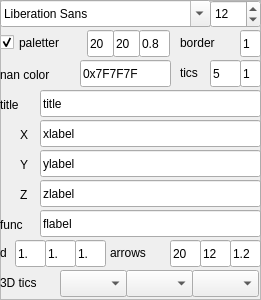
      <widget class="QFrame" name="settings_frame">
       <property name="enabled">
        <bool>true</bool>
       </property>
       <property name="minimumSize">
        <size>
         <width>261</width>
         <height>300</height>
        </size>
       </property>
       <property name="maximumSize">
        <size>
         <width>261</width>
         <height>300</height>
        </size>
       </property>
       <property name="frameShape">
        <enum>QFrame::StyledPanel</enum>
       </property>
       <property name="frameShadow">
        <enum>QFrame::Raised</enum>
       </property>
       <widget class="QFontComboBox" name="font">
        <property name="geometry">
         <rect>
          <x>0</x>
          <y>0</y>
          <width>211</width>
          <height>27</height>
         </rect>
        </property>
       </widget>
       <widget class="QSpinBox" name="font_sz">
        <property name="geometry">
         <rect>
          <x>210</x>
          <y>0</y>
          <width>51</width>
          <height>28</height>
         </rect>
        </property>
        <property name="toolTip">
         <string>font size</string>
        </property>
        <property name="minimum">
         <number>4</number>
        </property>
        <property name="value">
         <number>12</number>
        </property>
       </widget>
       <widget class="QCheckBox" name="show_pal">
        <property name="geometry">
         <rect>
          <x>0</x>
          <y>30</y>
          <width>91</width>
          <height>25</height>
         </rect>
        </property>
        <property name="toolTip">
         <string>show/hide palleter on the picture</string>
        </property>
        <property name="text">
         <string>paletter</string>
        </property>
        <property name="checked">
         <bool>true</bool>
        </property>
       </widget>
       <widget class="QLabel" name="label_4">
        <property name="geometry">
         <rect>
          <x>180</x>
          <y>63</y>
          <width>31</width>
          <height>19</height>
         </rect>
        </property>
        <property name="text">
         <string>tics</string>
        </property>
       </widget>
       <widget class="QLineEdit" name="title_text">
        <property name="geometry">
         <rect>
          <x>40</x>
          <y>90</y>
          <width>221</width>
          <height>27</height>
         </rect>
        </property>
        <property name="text">
         <string>title</string>
        </property>
       </widget>
       <widget class="QLabel" name="label_14">
        <property name="geometry">
         <rect>
          <x>0</x>
          <y>95</y>
          <width>31</width>
          <height>19</height>
         </rect>
        </property>
        <property name="text">
         <string>title</string>
        </property>
       </widget>
       <widget class="QLabel" name="label_15">
        <property name="geometry">
         <rect>
          <x>20</x>
          <y>125</y>
          <width>16</width>
          <height>19</height>
         </rect>
        </property>
        <property name="text">
         <string>X</string>
        </property>
       </widget>
       <widget class="QLineEdit" name="x_text">
        <property name="geometry">
         <rect>
          <x>40</x>
          <y>120</y>
          <width>221</width>
          <height>27</height>
         </rect>
        </property>
        <property name="text">
         <string>xlabel</string>
        </property>
       </widget>
       <widget class="QLineEdit" name="y_text">
        <property name="geometry">
         <rect>
          <x>40</x>
          <y>150</y>
          <width>221</width>
          <height>27</height>
         </rect>
        </property>
        <property name="text">
         <string>ylabel</string>
        </property>
       </widget>
       <widget class="QLineEdit" name="z_text">
        <property name="geometry">
         <rect>
          <x>40</x>
          <y>180</y>
          <width>221</width>
          <height>27</height>
         </rect>
        </property>
        <property name="text">
         <string>zlabel</string>
        </property>
       </widget>
       <widget class="QLabel" name="label_16">
        <property name="geometry">
         <rect>
          <x>20</x>
          <y>155</y>
          <width>16</width>
          <height>19</height>
         </rect>
        </property>
        <property name="text">
         <string>Y</string>
        </property>
       </widget>
       <widget class="QLabel" name="label_17">
        <property name="geometry">
         <rect>
          <x>20</x>
          <y>185</y>
          <width>16</width>
          <height>19</height>
         </rect>
        </property>
        <property name="text">
         <string>Z</string>
        </property>
       </widget>
       <widget class="QLabel" name="label_18">
        <property name="geometry">
         <rect>
          <x>0</x>
          <y>65</y>
          <width>79</width>
          <height>19</height>
         </rect>
        </property>
        <property name="text">
         <string>nan color</string>
        </property>
       </widget>
       <widget class="QLineEdit" name="nan_color">
        <property name="geometry">
         <rect>
          <x>80</x>
          <y>60</y>
          <width>91</width>
          <height>27</height>
         </rect>
        </property>
        <property name="text">
         <string>0x7F7F7F</string>
        </property>
       </widget>
       <widget class="QLineEdit" name="tics_width">
        <property name="geometry">
         <rect>
          <x>240</x>
          <y>60</y>
          <width>21</width>
          <height>27</height>
         </rect>
        </property>
        <property name="toolTip">
         <string>tics width</string>
        </property>
        <property name="text">
         <string>1</string>
        </property>
       </widget>
       <widget class="QLineEdit" name="tics_length">
        <property name="geometry">
         <rect>
          <x>210</x>
          <y>60</y>
          <width>31</width>
          <height>27</height>
         </rect>
        </property>
        <property name="toolTip">
         <string>tics length</string>
        </property>
        <property name="text">
         <string>5</string>
        </property>
       </widget>
       <widget class="QLineEdit" name="pal_width">
        <property name="geometry">
         <rect>
          <x>113</x>
          <y>30</y>
          <width>27</width>
          <height>27</height>
         </rect>
        </property>
        <property name="toolTip">
         <string>paletter width</string>
        </property>
        <property name="text">
         <string>20</string>
        </property>
       </widget>
       <widget class="QLineEdit" name="border_width">
        <property name="geometry">
         <rect>
          <x>240</x>
          <y>30</y>
          <width>21</width>
          <height>27</height>
         </rect>
        </property>
        <property name="toolTip">
         <string>tics width</string>
        </property>
        <property name="text">
         <string>1</string>
        </property>
       </widget>
       <widget class="QLabel" name="label_6">
        <property name="geometry">
         <rect>
          <x>180</x>
          <y>33</y>
          <width>61</width>
          <height>19</height>
         </rect>
        </property>
        <property name="text">
         <string>border</string>
        </property>
       </widget>
       <widget class="QLineEdit" name="pal_space">
        <property name="geometry">
         <rect>
          <x>87</x>
          <y>30</y>
          <width>27</width>
          <height>27</height>
         </rect>
        </property>
        <property name="toolTip">
         <string>distance between graph and palette </string>
        </property>
        <property name="text">
         <string>20</string>
        </property>
       </widget>
       <widget class="QLabel" name="label_19">
        <property name="geometry">
         <rect>
          <x>0</x>
          <y>215</y>
          <width>41</width>
          <height>19</height>
         </rect>
        </property>
        <property name="text">
         <string>func</string>
        </property>
       </widget>
       <widget class="QLineEdit" name="f_text">
        <property name="geometry">
         <rect>
          <x>40</x>
          <y>210</y>
          <width>221</width>
          <height>27</height>
         </rect>
        </property>
        <property name="text">
         <string>flabel</string>
        </property>
       </widget>
       <widget class="QLineEdit" name="arr_width">
        <property name="geometry">
         <rect>
          <x>200</x>
          <y>240</y>
          <width>31</width>
          <height>27</height>
         </rect>
        </property>
        <property name="toolTip">
         <string>width of arrows</string>
        </property>
        <property name="text">
         <string>12</string>
        </property>
       </widget>
       <widget class="QLineEdit" name="arr_length">
        <property name="geometry">
         <rect>
          <x>170</x>
          <y>240</y>
          <width>31</width>
          <height>27</height>
         </rect>
        </property>
        <property name="toolTip">
         <string>length of arrows</string>
        </property>
        <property name="text">
         <string>20</string>
        </property>
       </widget>
       <widget class="QLineEdit" name="arr_spacing">
        <property name="geometry">
         <rect>
          <x>230</x>
          <y>240</y>
          <width>31</width>
          <height>27</height>
         </rect>
        </property>
        <property name="toolTip">
         <string>arrow spacing</string>
        </property>
        <property name="text">
         <string>1.2</string>
        </property>
       </widget>
       <widget class="QLabel" name="label_11">
        <property name="geometry">
         <rect>
          <x>110</x>
          <y>243</y>
          <width>61</width>
          <height>19</height>
         </rect>
        </property>
        <property name="text">
         <string>arrows</string>
        </property>
       </widget>
       <widget class="QLineEdit" name="D3cell_z">
        <property name="geometry">
         <rect>
          <x>75</x>
          <y>240</y>
          <width>31</width>
          <height>27</height>
         </rect>
        </property>
        <property name="toolTip">
         <string>z-scale of 3D cell</string>
        </property>
        <property name="text">
         <string>1.</string>
        </property>
       </widget>
       <widget class="QLineEdit" name="D3cell_y">
        <property name="geometry">
         <rect>
          <x>45</x>
          <y>240</y>
          <width>31</width>
          <height>27</height>
         </rect>
        </property>
        <property name="toolTip">
         <string>y-scale of 3D cell</string>
        </property>
        <property name="text">
         <string>1.</string>
        </property>
       </widget>
       <widget class="QLineEdit" name="D3cell_x">
        <property name="geometry">
         <rect>
          <x>15</x>
          <y>240</y>
          <width>31</width>
          <height>27</height>
         </rect>
        </property>
        <property name="toolTip">
         <string>x-scale of 3D cell</string>
        </property>
        <property name="text">
         <string>1.</string>
        </property>
       </widget>
       <widget class="QLabel" name="label_12">
        <property name="geometry">
         <rect>
          <x>0</x>
          <y>243</y>
          <width>16</width>
          <height>19</height>
         </rect>
        </property>
        <property name="text">
         <string>d</string>
        </property>
       </widget>
       <widget class="QComboBox" name="xtics3D">
        <property name="geometry">
         <rect>
          <x>60</x>
          <y>270</y>
          <width>67</width>
          <height>27</height>
         </rect>
        </property>
        <property name="toolTip">
         <string>X-tics position</string>
        </property>
       </widget>
       <widget class="QComboBox" name="ytics3D">
        <property name="geometry">
         <rect>
          <x>126</x>
          <y>270</y>
          <width>67</width>
          <height>27</height>
         </rect>
        </property>
        <property name="toolTip">
         <string>Y-tics position</string>
        </property>
       </widget>
       <widget class="QComboBox" name="ztics3D">
        <property name="geometry">
         <rect>
          <x>192</x>
          <y>270</y>
          <width>67</width>
          <height>27</height>
         </rect>
        </property>
        <property name="toolTip">
         <string>Z-tics position</string>
        </property>
       </widget>
       <widget class="QLabel" name="label_3">
        <property name="geometry">
         <rect>
          <x>0</x>
          <y>273</y>
          <width>61</width>
          <height>19</height>
         </rect>
        </property>
        <property name="text">
         <string>3D tics</string>
        </property>
       </widget>
       <widget class="QLineEdit" name="pal_height">
        <property name="geometry">
         <rect>
          <x>139</x>
          <y>30</y>
          <width>31</width>
          <height>27</height>
         </rect>
        </property>
        <property name="toolTip">
         <string>paletter height (in widow height uint)</string>
        </property>
        <property name="text">
         <string>0.8</string>
        </property>
       </widget>
      </widget>
